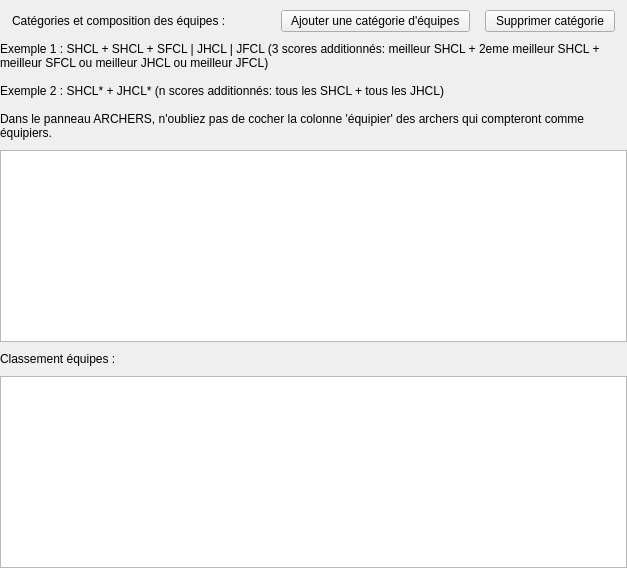
         <widget class="QWidget" name="tab">
          <attribute name="title">
           <string>  EQUIPES  </string>
          </attribute>
          <layout class="QVBoxLayout" name="verticalLayout_3">
           <property name="spacing">
            <number>10</number>
           </property>
           <property name="leftMargin">
            <number>0</number>
           </property>
           <property name="topMargin">
            <number>10</number>
           </property>
           <property name="rightMargin">
            <number>0</number>
           </property>
           <property name="bottomMargin">
            <number>0</number>
           </property>
           <item>
            <widget class="QWidget" name="widget" native="true">
             <layout class="QHBoxLayout" name="horizontalLayout_3">
              <property name="spacing">
               <number>15</number>
              </property>
              <property name="leftMargin">
               <number>12</number>
              </property>
              <property name="topMargin">
               <number>0</number>
              </property>
              <property name="rightMargin">
               <number>12</number>
              </property>
              <property name="bottomMargin">
               <number>0</number>
              </property>
              <item>
               <widget class="QLabel" name="label">
                <property name="text">
                 <string>Catégories et composition des équipes :</string>
                </property>
               </widget>
              </item>
              <item>
               <spacer name="horizontalSpacer">
                <property name="orientation">
                 <enum>Qt::Orientation::Horizontal</enum>
                </property>
                <property name="sizeHint" stdset="0">
                 <size>
                  <width>40</width>
                  <height>20</height>
                 </size>
                </property>
               </spacer>
              </item>
              <item>
               <widget class="QPushButton" name="addTeamCategButton">
                <property name="text">
                 <string>  Ajouter une catégorie d'équipes  </string>
                </property>
                <property name="icon">
                 <iconset>
                  <normaloff>:/plus.png</normaloff>:/plus.png</iconset>
                </property>
               </widget>
              </item>
              <item>
               <widget class="QPushButton" name="deleteCategButton">
                <property name="text">
                 <string>  Supprimer catégorie  </string>
                </property>
                <property name="icon">
                 <iconset>
                  <normaloff>:/minus.png</normaloff>:/minus.png</iconset>
                </property>
               </widget>
              </item>
             </layout>
            </widget>
           </item>
           <item>
            <widget class="QLabel" name="label_8">
             <property name="text">
              <string>Exemple 1 : SHCL + SHCL + SFCL | JHCL | JFCL (3 scores additionnés: meilleur SHCL + 2eme meilleur SHCL + meilleur SFCL ou meilleur JHCL ou meilleur JFCL) 

Exemple 2 : SHCL* + JHCL* (n scores additionnés: tous les SHCL + tous les JHCL)

Dans le panneau ARCHERS, n'oubliez pas de cocher la colonne 'équipier' des archers qui compteront comme équipiers.</string>
             </property>
             <property name="textFormat">
              <enum>Qt::TextFormat::PlainText</enum>
             </property>
             <property name="wordWrap">
              <bool>true</bool>
             </property>
             <property name="margin">
              <number>8</number>
             </property>
            </widget>
           </item>
           <item>
            <widget class="QTableView" name="categTableView">
             <property name="sizePolicy">
              <sizepolicy hsizetype="Expanding" vsizetype="Maximum">
               <horstretch>0</horstretch>
               <verstretch>0</verstretch>
              </sizepolicy>
             </property>
             <property name="frameShape">
              <enum>QFrame::Shape::StyledPanel</enum>
             </property>
             <property name="editTriggers">
              <set>QAbstractItemView::EditTrigger::DoubleClicked</set>
             </property>
             <property name="alternatingRowColors">
              <bool>false</bool>
             </property>
             <property name="selectionMode">
              <enum>QAbstractItemView::SelectionMode::SingleSelection</enum>
             </property>
             <property name="selectionBehavior">
              <enum>QAbstractItemView::SelectionBehavior::SelectRows</enum>
             </property>
             <property name="sortingEnabled">
              <bool>false</bool>
             </property>
             <property name="cornerButtonEnabled">
              <bool>false</bool>
             </property>
             <attribute name="horizontalHeaderDefaultSectionSize">
              <number>150</number>
             </attribute>
             <attribute name="horizontalHeaderStretchLastSection">
              <bool>true</bool>
             </attribute>
             <attribute name="verticalHeaderVisible">
              <bool>false</bool>
             </attribute>
             <attribute name="verticalHeaderHighlightSections">
              <bool>false</bool>
             </attribute>
            </widget>
           </item>
           <item>
            <widget class="QLabel" name="label_2">
             <property name="text">
              <string>Classement équipes :</string>
             </property>
            </widget>
           </item>
           <item>
            <widget class="QTableView" name="rankingTeamView">
             <property name="editTriggers">
              <set>QAbstractItemView::EditTrigger::NoEditTriggers</set>
             </property>
             <property name="selectionMode">
              <enum>QAbstractItemView::SelectionMode::NoSelection</enum>
             </property>
             <property name="selectionBehavior">
              <enum>QAbstractItemView::SelectionBehavior::SelectRows</enum>
             </property>
             <property name="cornerButtonEnabled">
              <bool>false</bool>
             </property>
             <attribute name="horizontalHeaderStretchLastSection">
              <bool>true</bool>
             </attribute>
             <attribute name="verticalHeaderDefaultSectionSize">
              <number>32</number>
             </attribute>
            </widget>
           </item>
          </layout>
         </widget>
